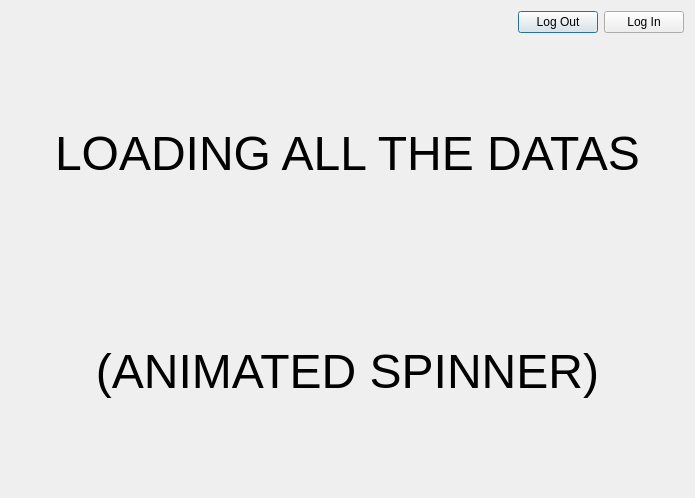
<?xml version="1.0" encoding="UTF-8"?>
<ui version="4.0">
 <class>ElgatoCloudWindow</class>
 <widget class="QDialog" name="ElgatoCloudDialog">
  <property name="geometry">
   <rect>
    <x>0</x>
    <y>0</y>
    <width>695</width>
    <height>498</height>
   </rect>
  </property>
  <property name="windowTitle">
   <string>Elgato Cloud</string>
  </property>
  <layout class="QVBoxLayout" name="verticalLayout">
   <item>
    <layout class="QHBoxLayout" name="topBar">
     <item>
      <spacer name="horizontalSpacer">
       <property name="orientation">
        <enum>Qt::Horizontal</enum>
       </property>
       <property name="sizeHint" stdset="0">
        <size>
         <width>40</width>
         <height>20</height>
        </size>
       </property>
      </spacer>
     </item>
     <item>
      <widget class="QPushButton" name="logOutButton">
       <property name="text">
        <string>Log Out</string>
       </property>
      </widget>
     </item>
     <item>
      <widget class="QPushButton" name="logInButton">
       <property name="text">
        <string>Log In</string>
       </property>
      </widget>
     </item>
    </layout>
   </item>
   <item>
    <widget class="QStackedWidget" name="stackedWidget">
     <property name="currentIndex">
      <number>1</number>
     </property>
     <widget class="QWidget" name="loggedOut">
      <layout class="QHBoxLayout" name="horizontalLayout_2">
       <item>
        <widget class="QLabel" name="loggedOutLabel">
         <property name="text">
          <string>&lt;html&gt;&lt;head/&gt;&lt;body&gt;&lt;p align=&quot;center&quot;&gt;&lt;span style=&quot; font-size:36pt;&quot;&gt;PLEASE LOG IN&lt;/span&gt;&lt;/p&gt;&lt;/body&gt;&lt;/html&gt;</string>
         </property>
        </widget>
       </item>
      </layout>
     </widget>
     <widget class="QWidget" name="loggingIn">
      <layout class="QVBoxLayout" name="vertLayout_3">
       <item>
        <widget class="QLabel" name="loggingInLabel">
         <property name="text">
          <string>&lt;html&gt;&lt;head/&gt;&lt;body&gt;&lt;p align=&quot;center&quot;&gt;&lt;span style=&quot; font-size:36pt;&quot;&gt;LOADING ALL THE DATAS&lt;/span&gt;&lt;/p&gt;&lt;/body&gt;&lt;/html&gt;</string>
         </property>
        </widget>
       </item>
       <item>
        <widget class="QLabel" name="loggingInSpinner">
         <property name="text">
          <string>&lt;html&gt;&lt;head/&gt;&lt;body&gt;&lt;p align=&quot;center&quot;&gt;&lt;span style=&quot; font-size:36pt;&quot;&gt;(ANIMATED SPINNER)&lt;/span&gt;&lt;/p&gt;&lt;/body&gt;&lt;/html&gt;</string>
         </property>
        </widget>
       </item>
      </layout>
     </widget>
     <widget class="QWidget" name="loggedIn">
      <layout class="QHBoxLayout" name="horizontalLayout">
       <item>
        <widget class="QTabWidget" name="tabs">
         <property name="currentIndex">
          <number>0</number>
         </property>
         <widget class="QWidget" name="purchasedBundlesTab">
          <attribute name="title">
           <string>Purchased Bundles</string>
          </attribute>
          <layout class="QHBoxLayout" name="horizontalLayout_3">
           <item>
            <widget class="QStackedWidget" name="purchasedTabStack">
             <property name="currentIndex">
              <number>1</number>
             </property>
             <widget class="QWidget" name="loadingPurchasesWidget">
              <layout class="QHBoxLayout" name="horizontalLayout_5">
               <item>
                <widget class="QLabel" name="loadingPurchasesLabel">
                 <property name="text">
                  <string>&lt;html&gt;&lt;head/&gt;&lt;body&gt;&lt;p align=&quot;center&quot;&gt;&lt;span style=&quot; font-size:36pt;&quot;&gt;Loading Purchases&lt;/span&gt;&lt;/p&gt;&lt;/body&gt;&lt;/html&gt;</string>
                 </property>
                </widget>
               </item>
              </layout>
             </widget>
             <widget class="QWidget" name="purchasesWidget">
              <layout class="QHBoxLayout" name="horizontalLayout_6">
               <item>
                <widget class="QScrollArea" name="purchasesScrollArea">
                 <property name="widgetResizable">
                  <bool>true</bool>
                 </property>
                 <widget class="QWidget" name="purchasesContainer">
                  <property name="geometry">
                   <rect>
                    <x>0</x>
                    <y>0</y>
                    <width>602</width>
                    <height>401</height>
                   </rect>
                  </property>
                  <layout class="QVBoxLayout" name="purchasesLayout">
                  </layout>
                 </widget>
                </widget>
               </item>
              </layout>
             </widget>
            </widget>
           </item>
          </layout>
         </widget>
         <widget class="QWidget" name="settingsTab">
          <attribute name="title">
           <string>Settings</string>
          </attribute>
          <layout class="QHBoxLayout" name="horizontalLayout_4">
           <item>
            <widget class="QLabel" name="label_3">
             <property name="text">
              <string>Settings</string>
             </property>
            </widget>
           </item>
          </layout>
         </widget>
        </widget>
       </item>
      </layout>
     </widget>
    </widget>
   </item>
  </layout>
 </widget>
 <resources/>
 <connections/>
</ui>
